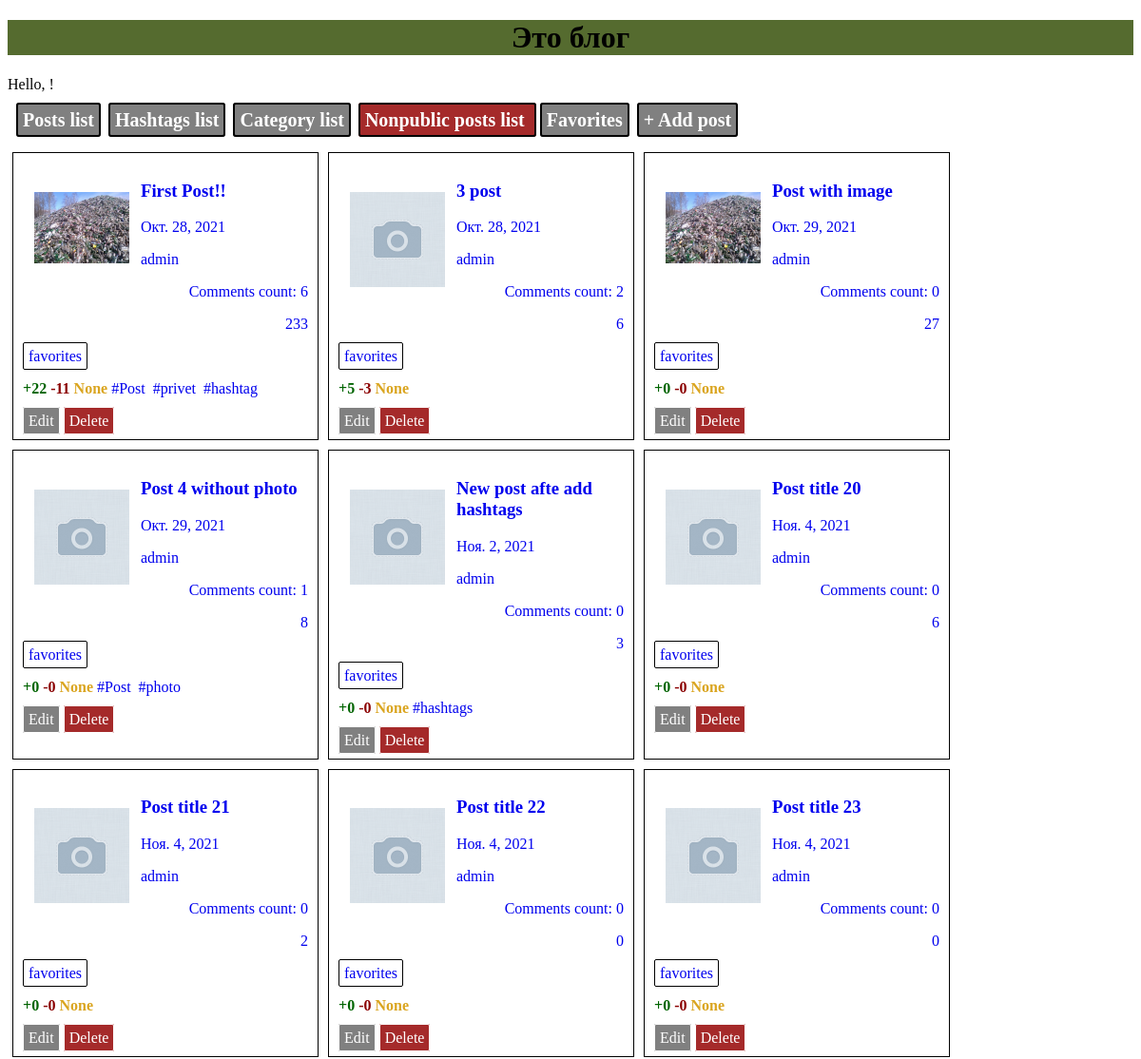
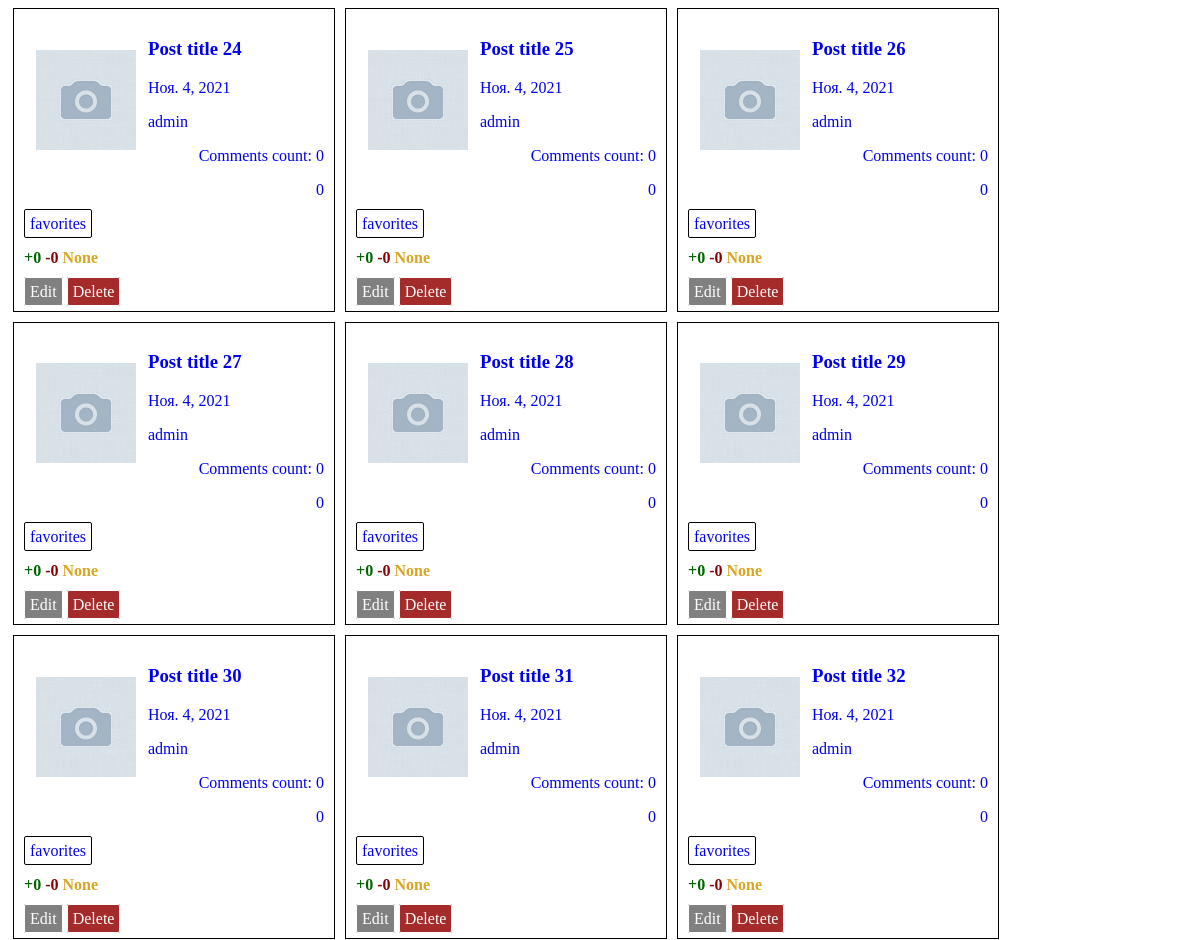
/post/ (upper part), run on an earlier commit of the app's database (2 pictures, top to bottom).
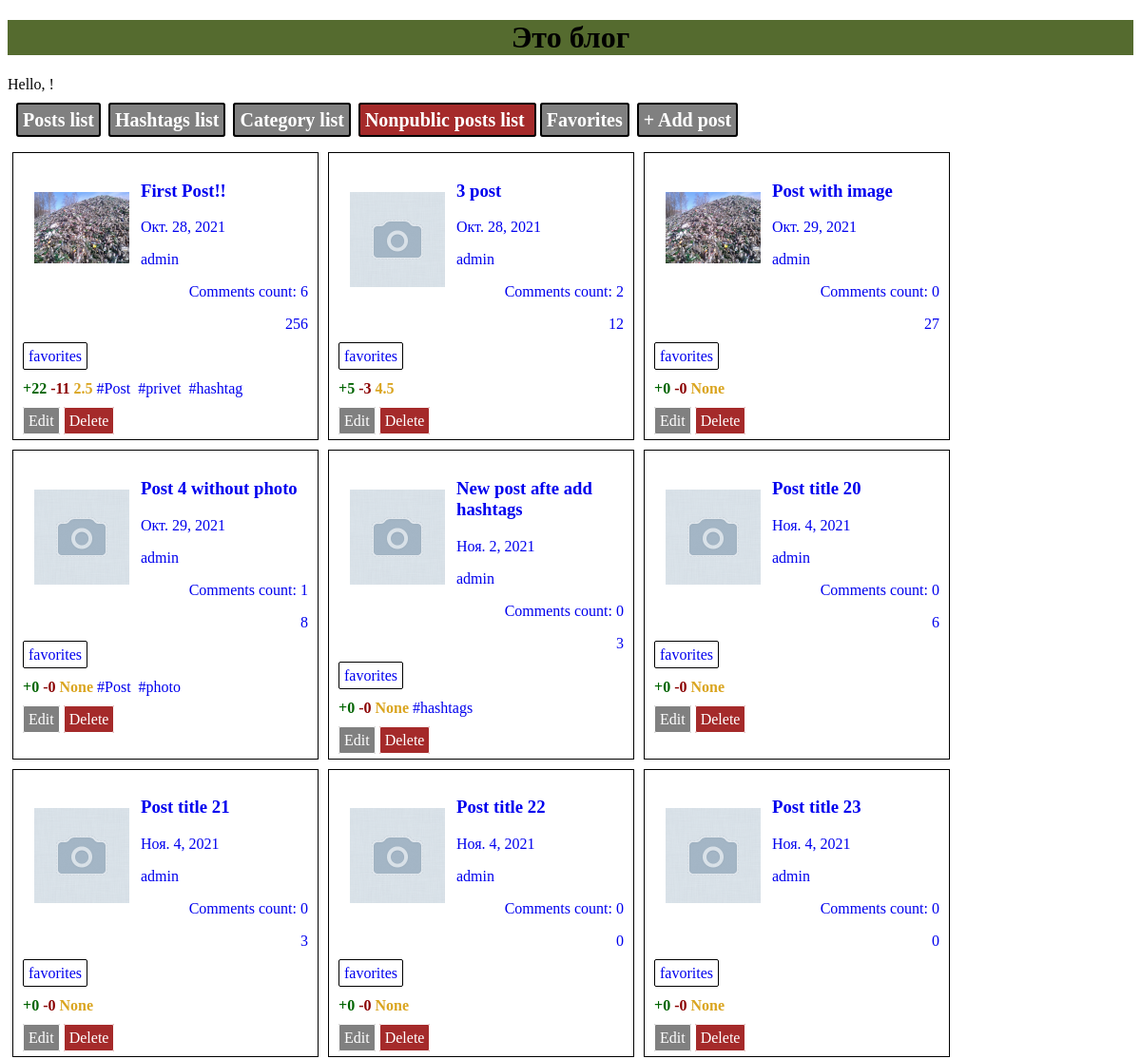
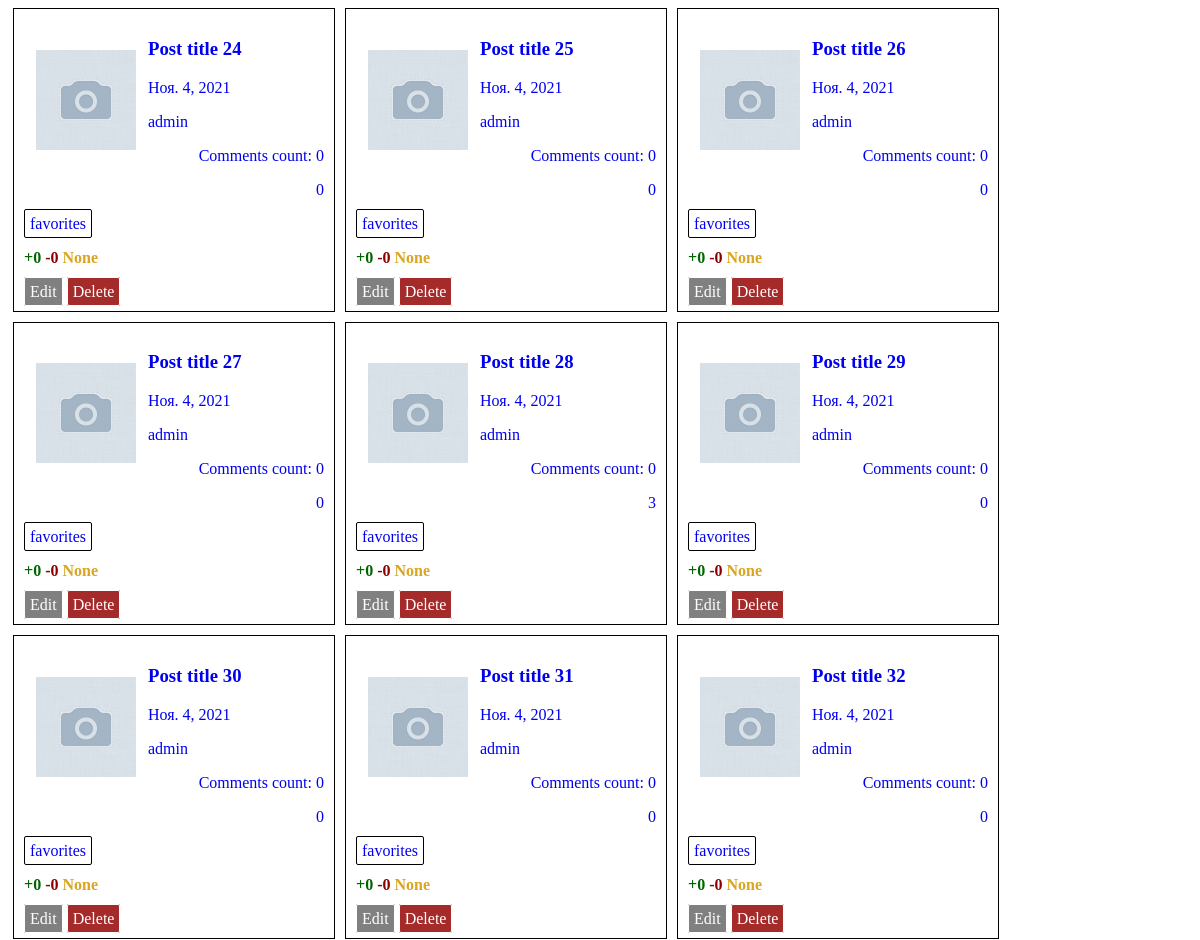
And on a later commit of the database (2 pictures, top to bottom).
### blog/models.py (models this page shows, shortened)
class Post(models.Model):
    title = models.CharField(max_length=128)
    image = models.ImageField(upload_to='images/', null=True, blank=True)
    text = models.TextField()
    created_date = models.DateTimeField(auto_now_add=True)
    author = models.ForeignKey(User, on_delete=models.CASCADE)
    count_view = models.PositiveIntegerField(default=0)
    like = models.PositiveIntegerField(default=0)
    dislike = models.PositiveIntegerField(default=0)
    public = models.BooleanField(default=False)
    hashtags = models.ManyToManyField(Hashtag, related_name='posts')
    category = models.ForeignKey(Category, on_delete=models.CASCADE, null=True, blank=True, related_name='posts')
    favorites = models.ManyToManyField(User, related_name='favorites_posts')
    def avg_rang(self):
        tmp = self.reviews.aggregate(Avg('rang'))
        return tmp['rang__avg']

### blog/views.py (the view)
# urls.py: path('', views.posts_list, name='posts_list'),
def posts_list(request):
    posts = Post.objects.filter(public=True)
    return render(request, "blog/posts_list.html", {'posts': posts})

### blog/templates/blog/posts_list.html
{% extends 'blog/base.html' %}
{% block content %}
<div class="postlst">
    {% for post in posts %}
        <div style="border: 1px solid; margin: 5px; padding: 10px; width: 300px">
            <a href="{% url 'post_detail' post_pk=post.pk %}">
                {%if post.image %}
                    <img src="{{ post.image.url }}" style="margin: 12px; border: 0px; float: left;  max-width: 100px; max-height: 100px;">
                {% else %}
                    <img src="/media/images/default/nophoto.png" style="margin: 12px; border: 0px; float: left;  max-width: 100px; max-height: 100px;">
                {% endif %}
                <div><h3>{{post.title}}</h3></div>
                <div><p>{{post.created_date.date}}</p></div>
                <div><p>{{post.author}}</p></div>
                <div style="text-align: right"><p>Comments count: {{post.comments.count}}</p></div>
                <div style="text-align: right"><p>{{post.count_view}}</p></div>
            </a>
            <div >
                <a class="favor" href="{% url 'change_favorite' post_pk=post.pk %}?lastpath={{request.path}}" {% if user in post.favorites.all %} style="background: yellow" {% endif %}>
                    favorites
                </a>
                <p>
                    <b  style="color: darkgreen;">+{{post.like}}</b>
                    <b  style="color: darkred;">-{{post.dislike}}</b>
                    <b  style="color: goldenrod;">{{post.avg_rang}}</b>
                    {% for hashtag in post.hashtags.all %}
                        <a href="{% url 'post_list_tag' hashtag.tag %}">{{hashtag.tag}}&nbsp;</a>
                    {% endfor %}
                </p>
            </div>
            <a href="{% url 'edit_post' post_pk=post.pk %}" style="border: 1px solid; background-color: gray;border-radius: 2px; padding: 5px; color: white">Edit</a>
            <a href="{% url 'del_post' post_pk=post.pk %}" style="border: 1px solid; background-color: brown;border-radius: 2px; padding: 5px; color: white">Delete</a>
        </div>
    {% endfor %}
    </div>
{% endblock %}

What changed in the data, as far as the page shows it:
changed Post "First Post!!": count_view "233" → "256"; avg_rang "None" → "2.5"
changed Post "3 post": count_view "6" → "12"; avg_rang "None" → "4.5"
changed Post "Post title 21": count_view "2" → "3"
changed Post "Post title 28": count_view "0" → "3"
